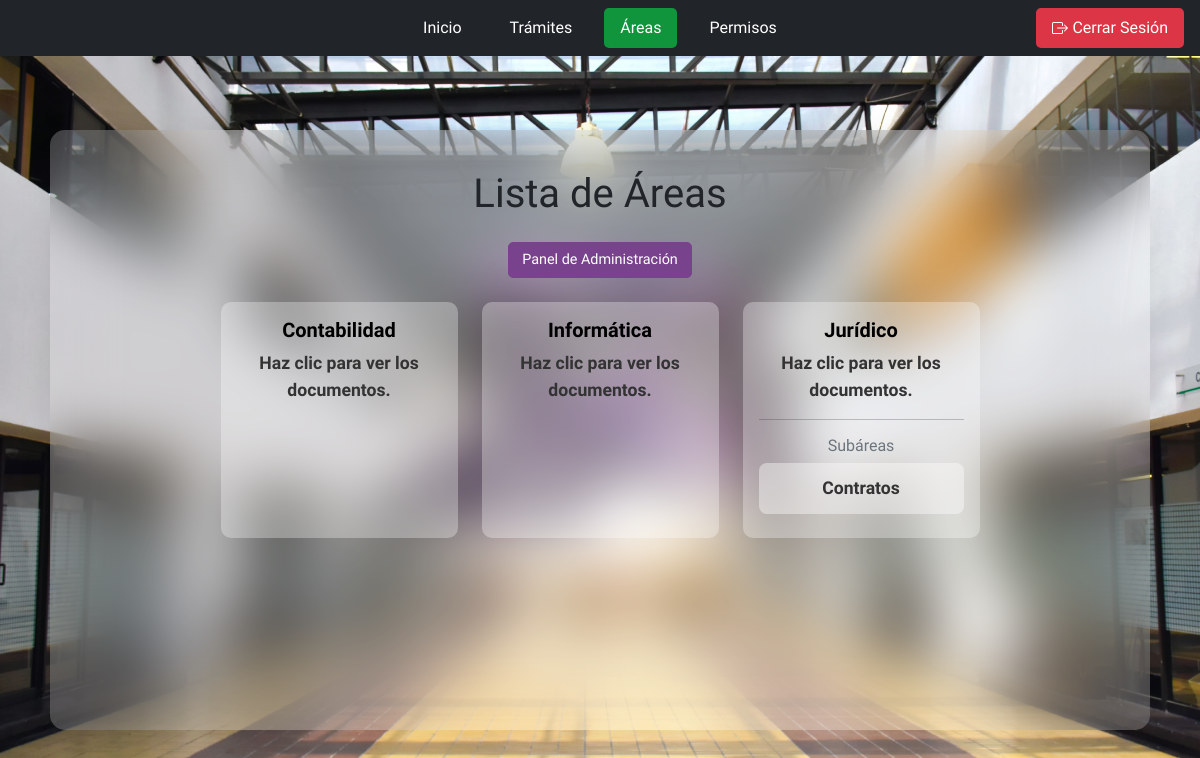
Page /areas.php (signed in) on the committed database.
### tables this page shows
CREATE TABLE IF NOT EXISTS `areas` (
  `id` int NOT NULL AUTO_INCREMENT,
  `nombre` varchar(50) NOT NULL,
  `area_padre_id` int DEFAULT NULL,
  PRIMARY KEY (`id`),
  KEY `area_padre_id` (`area_padre_id`)
);

### areas.php (the view, shortened to what this page needs)
<?php
include 'includes/config.php';
$es_admin = $_SESSION['es_admin'] ?? 0;
$areas = $pdo->query("
    SELECT a1.id, a1.nombre, a1.area_padre_id, a2.nombre AS padre
    FROM areas a1
    LEFT JOIN areas a2 ON a1.area_padre_id = a2.id
    ORDER BY a1.area_padre_id IS NULL DESC, a1.nombre
")->fetchAll();
$areas_organizadas =[];
foreach ($areas as $area){
    if ($area['area_padre_id'] === null){
        $areas_organizadas[$area['id']] = [
            'id' => $area['id'],
            'nombre' => $area['nombre'],
            'subareas' => []
        ];
    } else{
        $areas_organizadas[$area['area_padre_id']]['subareas'][] =[
            'id' => $area['id'],
             'nombre' => $area['nombre']
        ];
    }
}
?>
<!DOCTYPE html>
<html lang="es">
<head>
    <link  rel="stylesheet" href="css/bootstrap.min.css">
</head>
<body>
<div class="topnav">
    <div class="nav-links">
        <a class="navg" href="index.php">Inicio</a>
         <a class="navg" href="tramites.php">Trámites</a>
        <a class="navg active" href="areas.php">Áreas</a>
        <?php if ($es_admin): ?>
        <a class="navg" href="permisos_area.php">Permisos</a>
        <?php endif; ?>
    </div>
    <a class="logout-btn d-flex align-items-center justify-content-center" href="logout.php">
    <img src="icons/box-arrow-right.svg" alt="Repetir" class="logout me-1">Cerrar Sesión
    </a>
</div>
    <div class="container">
        <h1 class="text-center mb-4">Lista de Áreas</h1>
        <div class="text-center mb-4">
            <?php if ($_SESSION['es_admin']):?>
                 <a href="admin.php" class="btn btn-custom-sub">Panel de Administración</a>
            <?php endif;?>
        </div>
        <div class="row row-cols-1 row-cols-md-2 row-cols-lg-4 g-4 justify-content-center">
            <?php if (count($areas_organizadas) > 0):?>
                <?php foreach ($areas_organizadas as $area):?>
                    <div class="col">
                    <div class="card h-100">
                        <div class="card-body text-center">
                                <a href="documentos_area.php?area_id=<?= htmlspecialchars($area['id']) ?>" class="card-link">
                                    <h5 class="card-title"><?= htmlspecialchars($area['nombre'])?></h5>
                                    <p class="card-text">Haz clic para ver los documentos.</p>
                                </a>
                                 <?php if (!empty($area['subareas'])):?>
                                    <hr class="my-3">
                                    <h6 class="text-muted">Subáreas</h6>
                                        <?php foreach ($area['subareas'] as $subarea):?>
                                        <a href="documentos_area.php?area_id=<?= htmlspecialchars($subarea['id'])?>" class="card-link">
                                            <div class="subarea-card">
                                                <p class="card-text mb-0"><?= htmlspecialchars($subarea['nombre'])?></p>
                                            </div>
                                        </a>
                                        <?php endforeach;?>
                                    <?php endif;?>
                            </div>
                     </div>
                    </div>
                <?php endforeach;?>
              <?php endif;?>
        </div>
    </div>
</body>
</html>

### areas.php (style rules this page uses)
body { min-height: 100vh; background: url('image/background_inap.jpg') center/cover no-repeat fixed; margin: 0; display: flex; flex-direction: column; align-items: center; justify-content: center; font-family: "Cal Sans", sans-serif; font-weight: 300; }
.topnav { width: 100%; background-color: #212529; backdrop-filter: blur(30px); padding: 0.5rem 1rem; position: fixed; top: 0; z-index: 1000; display: flex; justify-content: center; align-items: center; }
.topnav .nav-links { display: flex; justify-content: center; align-items: center; }
.topnav .navg { color: white; text-decoration: none; padding: 0.5rem 1rem; margin: 0 0.5rem; border-radius: 5px; font-weight: 500; font-family: "Cal Sans", sans-serif; transition: all 0.3 ease; }
.topnav .navg:hover, .topnav .navg.active { background-color: #11953c; color: white; }
.logout-btn { background-color: #dc3545; color: white !important; padding: 0.5rem 1rem; border-radius: 5px; font-weight: 500; position: absolute; right: 1rem; top: 50%; transform: translateY(-50%); text-decoration: none; }
.logout { filter: invert(100%); }
.container { max-width:1100px; width:100%; margin:80px 20px 20px; border-radius: 15px; overflow: hidden; box-shadow: 0 8px 32px rgba(0, 0, 0, 0.1); background: rgba(255, 255, 255, 0.2); backdrop-filter:blur(30px); animation:slideIn 0.8s ease-out; padding:2.5rem; min-height: 600px; }
.card { background: rgba(255, 255, 255, 0.3); border: none; border-radius: 10px; transition: all 0.3s ease; }
.card-link { text-decoration: none; color:#333; }
.card-title { color:#000; font-weight:bold; }
.card-text { color:#333; font-size:1.1rem; font-weight: 600; }
.subarea-card { background: rgba(255, 255, 255, 0.4); border-radius: 8px; padding: 0.75rem; margin-bottom: 0.5rem; transition: all 0.3s ease; }
.btn-custom-sub { border-radius:5px; padding: 0.4rem 0.8rem; transition: all 0.3s ease; background-color: #79428d; border-color: #79428d; color: white; min-width: 90px; font-size: 0.90rem; text-align: center; }

### rows in the picture
areas: nombre "Contabilidad"
areas: nombre "Informática"
areas: nombre "Contratos"

### other values in the picture
$area['nombre'] "Jurídico"
